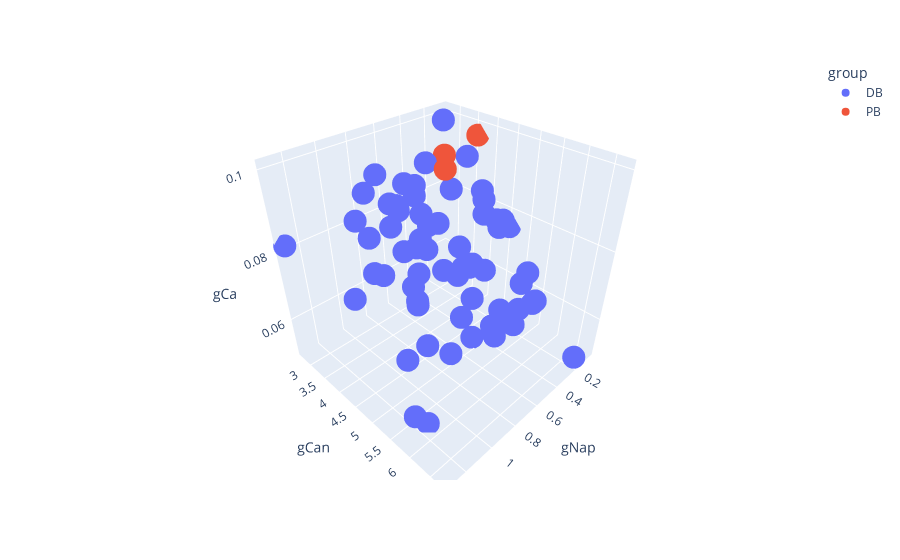

The notebook cell this image was saved under:
### Markdown cell above
Final conductances

### Code cell
plot_3d_conductances(DB_final, PB_final, indices=(0, 4, 3), conductance_labels=('gNap', 'gCan', 'gCa'))
